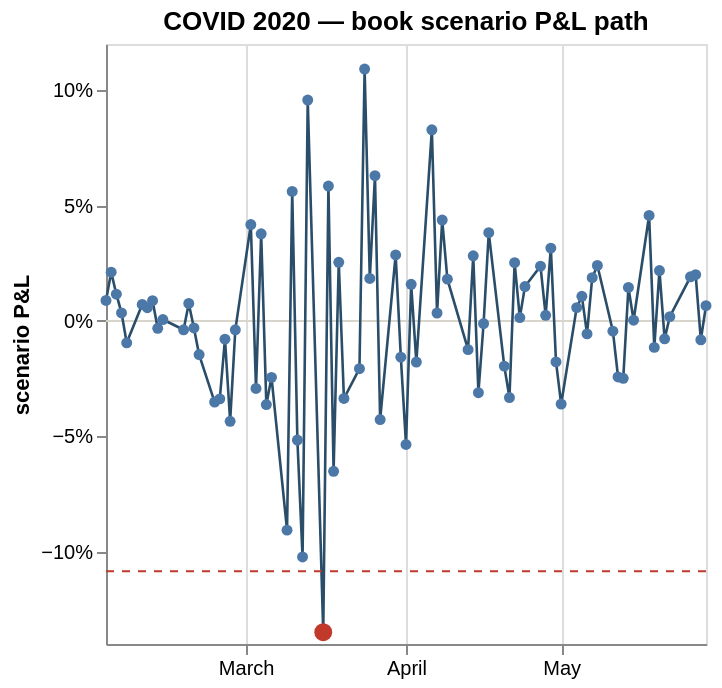

Write notebook code for a chart like this one.
### Code cell
# ── COVID 2020 · GRAPH 1 — book scenario P&L path (draws from `covid_path`) ────────────────
# The graph just references DataFrame 1: a P&L line + zero baseline + the red 99% VaR rule and the
# red worst-loss point (book-level markers, collapsed to one mark each with aggregate:min).
base     = alt.Chart(covid_path)
zero     = base.mark_rule(color="#d8d5cd").encode(y=alt.datum(0))
line     = base.mark_line(point=True, color="#2a4d69", strokeWidth=1.3).encode(
    x=alt.X("date:T", title=None),
    y=alt.Y("Scenario PnL at day:Q", axis=alt.Axis(format="%"), title="scenario P&L"),
    tooltip=[alt.Tooltip("date:T"),
             alt.Tooltip("Scenario PnL at day:Q", format=".2%", title="P&L")])
var_rule = base.mark_rule(color="#c0392b", strokeDash=[4, 4]).encode(
    y=alt.Y("min(Scenario VaR line at day):Q"))                      # one book VaR-99 rule
worst    = base.mark_point(color="#c0392b", size=80, filled=True).encode(
    x=alt.X("min(worst_date):T"), y=alt.Y("min(Scenario worst pnl at day):Q"),
    tooltip=[alt.Tooltip("min(worst_date):T", title="worst date"),
             alt.Tooltip("min(Scenario worst pnl at day):Q", format=".2%", title="worst P&L")])

(zero + line + var_rule + worst).properties(
    height=300, width="container", title="COVID 2020 — book scenario P&L path")

### Figure 1 — Vega-Lite specification as saved in the notebook (floating-point values rounded to 4 significant figures)
{"config": {"view": {"continuousWidth": 300, "continuousHeight": 300}}, "layer": [{"mark": {"type": "rule", "color": "#d8d5cd"}, "encoding": {"y": {"datum": 0}}}, {"mark": {"type": "line", "color": "#2a4d69", "point": true, "strokeWidth": 1.3}, "encoding": {"tooltip": [{"field": "date", "type": "temporal"}, {"field": "Scenario PnL at day", "format": ".2%", "title": "P&L", "type": "quantitative"}], "x": {"field": "date", "title": null, "type": "temporal"}, "y": {"axis": {"format": "%"}, "field": "Scenario PnL at day", "title": "scenario P&L", "type": "quantitative"}}}, {"mark": {"type": "rule", "color": "#c0392b", "strokeDash": [4, 4]}, "encoding": {"y": {"aggregate": "min", "field": "Scenario VaR line at day", "type": "quantitative"}}}, {"mark": {"type": "point", "color": "#c0392b", "filled": true, "size": 80}, "encoding": {"tooltip": [{"aggregate": "min", "field": "worst_date", "title": "worst date", "type": "temporal"}, {"aggregate": "min", "field": "Scenario worst pnl at day", "format": ".2%", "title": "worst P&L", "type": "quantitative"}], "x": {"aggregate": "min", "field": "worst_date", "type": "temporal"}, "y": {"aggregate": "min", "field": "Scenario worst pnl at day", "type": "quantitative"}}}], "data": {"name": "data-53e3055c2aaca1e8291c522c2a68776e"}, "height": 300, "title": "COVID 2020 — book scenario P&L path", "width": "container", "$schema": "https://vega.github.io/schema/vega-lite/v6.4.1.json", "datasets": {"data-53e3055c2aaca1e8291c522c2a68776e": [{"index": 0, "ScenarioDay": 0, "Scenario PnL at day": 0.008857, "Scenario date at day (epoch)": 18295, "Scenario VaR line at day": -0.1085, "Scenario worst pnl at day": -0.1349, "Scenario worst date at day (epoch)": 18337, "date": "2020-02-03T00:00:00", "worst_date": "2020-03-16T00:00:00"}, {"index": 1, "ScenarioDay": 1, "Scenario PnL at day": 0.02113, "Scenario date at day (epoch)": 18296, "Scenario VaR line at day": -0.1085, "Scenario worst pnl at day": -0.1349, "Scenario worst date at day (epoch)": 18337, "date": "2020-02-04T00:00:00", "worst_date": "2020-03-16T00:00:00"}, {"index": 2, "ScenarioDay": 2, "Scenario PnL at day": 0.01157, "Scenario date at day (epoch)": 18297, "Scenario VaR line at day": -0.1085, "Scenario worst pnl at day": -0.1349, "Scenario worst date at day (epoch)": 18337, "date": "2020-02-05T00:00:00", "worst_date": "2020-03-16T00:00:00"}, {"index": 3, "ScenarioDay": 3, "Scenario PnL at day": 0.003477, "Scenario date at day (epoch)": 18298, "Scenario VaR line at day": -0.1085, "Scenario worst pnl at day": -0.1349, "Scenario worst date at day (epoch)": 18337, "date": "2020-02-06T00:00:00", "worst_date": "2020-03-16T00:00:00"}, {"index": 4, "ScenarioDay": 4, "Scenario PnL at day": -0.00947, "Scenario date at day (epoch)": 18299, "Scenario VaR line at day": -0.1085, "Scenario worst pnl at day": -0.1349, "Scenario worst date at day (epoch)": 18337, "date": "2020-02-07T00:00:00", "worst_date": "2020-03-16T00:00:00"}, {"index": 5, "ScenarioDay": 5, "Scenario PnL at day": 0.00716, "Scenario date at day (epoch)": 18302, "Scenario VaR line at day": -0.1085, "Scenario worst pnl at day": -0.1349, "Scenario worst date at day (epoch)": 18337, "date": "2020-02-10T00:00:00", "worst_date": "2020-03-16T00:00:00"}, {"index": 6, "ScenarioDay": 6, "Scenario PnL at day": 0.005717, "Scenario date at day (epoch)": 18303, "Scenario VaR line at day": -0.1085, "Scenario worst pnl at day": -0.1349, "Scenario worst date at day (epoch)": 18337, "date": "2020-02-11T00:00:00", "worst_date": "2020-03-16T00:00:00"}, {"index": 7, "ScenarioDay": 7, "Scenario PnL at day": 0.008789, "Scenario date at day (epoch)": 18304, "Scenario VaR line at day": -0.1085, "Scenario worst pnl at day": -0.1349, "Scenario worst date at day (epoch)": 18337, "date": "2020-02-12T00:00:00", "worst_date": "2020-03-16T00:00:00"}, {"index": 8, "ScenarioDay": 8, "Scenario PnL at day": -0.003177, "Scenario date at day (epoch)": 18305, "Scenario VaR line at day": -0.1085, "Scenario worst pnl at day": -0.1349, "Scenario worst date at day (epoch)": 18337, "date": "2020-02-13T00:00:00", "worst_date": "2020-03-16T00:00:00"}, {"index": 9, "ScenarioDay": 9, "Scenario PnL at day": 0.0005997, "Scenario date at day (epoch)": 18306, "Scenario VaR line at day": -0.1085, "Scenario worst pnl at day": -0.1349, "Scenario worst date at day (epoch)": 18337, "date": "2020-02-14T00:00:00", "worst_date": "2020-03-16T00:00:00"}, {"index": 10, "ScenarioDay": 10, "Scenario PnL at day": -0.003835, "Scenario date at day (epoch)": 18310, "Scenario VaR line at day": -0.1085, "Scenario worst pnl at day": -0.1349, "Scenario worst date at day (epoch)": 18337, "date": "2020-02-18T00:00:00", "worst_date": "2020-03-16T00:00:00"}, {"index": 11, "ScenarioDay": 11, "Scenario PnL at day": 0.007578, "Scenario date at day (epoch)": 18311, "Scenario VaR line at day": -0.1085, "Scenario worst pnl at day": -0.1349, "Scenario worst date at day (epoch)": 18337, "date": "2020-02-19T00:00:00", "worst_date": "2020-03-16T00:00:00"}, {"index": 12, "ScenarioDay": 12, "Scenario PnL at day": -0.003034, "Scenario date at day (epoch)": 18312, "Scenario VaR line at day": -0.1085, "Scenario worst pnl at day": -0.1349, "Scenario worst date at day (epoch)": 18337, "date": "2020-02-20T00:00:00", "worst_date": "2020-03-16T00:00:00"}, {"index": 13, "ScenarioDay": 13, "Scenario PnL at day": -0.01457, "Scenario date at day (epoch)": 18313, "Scenario VaR line at day": -0.1085, "Scenario worst pnl at day": -0.1349, "Scenario worst date at day (epoch)": 18337, "date": "2020-02-21T00:00:00", "worst_date": "2020-03-16T00:00:00"}, {"index": 14, "ScenarioDay": 14, "Scenario PnL at day": -0.03517, "Scenario date at day (epoch)": 18316, "Scenario VaR line at day": -0.1085, "Scenario worst pnl at day": -0.1349, "Scenario worst date at day (epoch)": 18337, "date": "2020-02-24T00:00:00", "worst_date": "2020-03-16T00:00:00"}, {"index": 15, "ScenarioDay": 15, "Scenario PnL at day": -0.03377, "Scenario date at day (epoch)": 18317, "Scenario VaR line at day": -0.1085, "Scenario worst pnl at day": -0.1349, "Scenario worst date at day (epoch)": 18337, "date": "2020-02-25T00:00:00", "worst_date": "2020-03-16T00:00:00"}, {"index": 16, "ScenarioDay": 16, "Scenario PnL at day": -0.007902, "Scenario date at day (epoch)": 18318, "Scenario VaR line at day": -0.1085, "Scenario worst pnl at day": -0.1349, "Scenario worst date at day (epoch)": 18337, "date": "2020-02-26T00:00:00", "worst_date": "2020-03-16T00:00:00"}, {"index": 17, "ScenarioDay": 17, "Scenario PnL at day": -0.04349, "Scenario date at day (epoch)": 18319, "Scenario VaR line at day": -0.1085, "Scenario worst pnl at day": -0.1349, "Scenario worst date at day (epoch)": 18337, "date": "2020-02-27T00:00:00", "worst_date": "2020-03-16T00:00:00"}, {"index": 18, "ScenarioDay": 18, "Scenario PnL at day": -0.003831, "Scenario date at day (epoch)": 18320, "Scenario VaR line at day": -0.1085, "Scenario worst pnl at day": -0.1349, "Scenario worst date at day (epoch)": 18337, "date": "2020-02-28T00:00:00", "worst_date": "2020-03-16T00:00:00"}, {"index": 19, "ScenarioDay": 19, "Scenario PnL at day": 0.04176, "Scenario date at day (epoch)": 18323, "Scenario VaR line at day": -0.1085, "Scenario worst pnl at day": -0.1349, "Scenario worst date at day (epoch)": 18337, "date": "2020-03-02T00:00:00", "worst_date": "2020-03-16T00:00:00"}, {"index": 20, "ScenarioDay": 20, "Scenario PnL at day": -0.02928, "Scenario date at day (epoch)": 18324, "Scenario VaR line at day": -0.1085, "Scenario worst pnl at day": -0.1349, "Scenario worst date at day (epoch)": 18337, "date": "2020-03-03T00:00:00", "worst_date": "2020-03-16T00:00:00"}, {"index": 21, "ScenarioDay": 21, "Scenario PnL at day": 0.03776, "Scenario date at day (epoch)": 18325, "Scenario VaR line at day": -0.1085, "Scenario worst pnl at day": -0.1349, "Scenario worst date at day (epoch)": 18337, "date": "2020-03-04T00:00:00", "worst_date": "2020-03-16T00:00:00"}, {"index": 22, "ScenarioDay": 22, "Scenario PnL at day": -0.03623, "Scenario date at day (epoch)": 18326, "Scenario VaR line at day": -0.1085, "Scenario worst pnl at day": -0.1349, "Scenario worst date at day (epoch)": 18337, "date": "2020-03-05T00:00:00", "worst_date": "2020-03-16T00:00:00"}, {"index": 23, "ScenarioDay": 23, "Scenario PnL at day": -0.02446, "Scenario date at day (epoch)": 18327, "Scenario VaR line at day": -0.1085, "Scenario worst pnl at day": -0.1349, "Scenario worst date at day (epoch)": 18337, "date": "2020-03-06T00:00:00", "worst_date": "2020-03-16T00:00:00"}, {"index": 24, "ScenarioDay": 24, "Scenario PnL at day": -0.09065, "Scenario date at day (epoch)": 18330, "Scenario VaR line at day": -0.1085, "Scenario worst pnl at day": -0.1349, "Scenario worst date at day (epoch)": 18337, "date": "2020-03-09T00:00:00", "worst_date": "2020-03-16T00:00:00"}, {"index": 25, "ScenarioDay": 25, "Scenario PnL at day": 0.05613, "Scenario date at day (epoch)": 18331, "Scenario VaR line at day": -0.1085, "Scenario worst pnl at day": -0.1349, "Scenario worst date at day (epoch)": 18337, "date": "2020-03-10T00:00:00", "worst_date": "2020-03-16T00:00:00"}, {"index": 26, "ScenarioDay": 26, "Scenario PnL at day": -0.05161, "Scenario date at day (epoch)": 18332, "Scenario VaR line at day": -0.1085, "Scenario worst pnl at day": -0.1349, "Scenario worst date at day (epoch)": 18337, "date": "2020-03-11T00:00:00", "worst_date": "2020-03-16T00:00:00"}, {"index": 27, "ScenarioDay": 27, "Scenario PnL at day": -0.1023, "Scenario date at day (epoch)": 18333, "Scenario VaR line at day": -0.1085, "Scenario worst pnl at day": -0.1349, "Scenario worst date at day (epoch)": 18337, "date": "2020-03-12T00:00:00", "worst_date": "2020-03-16T00:00:00"}, {"index": 28, "ScenarioDay": 28, "Scenario PnL at day": 0.09571, "Scenario date at day (epoch)": 18334, "Scenario VaR line at day": -0.1085, "Scenario worst pnl at day": -0.1349, "Scenario worst date at day (epoch)": 18337, "date": "2020-03-13T00:00:00", "worst_date": "2020-03-16T00:00:00"}, {"index": 29, "ScenarioDay": 29, "Scenario PnL at day": -0.1349, "Scenario date at day (epoch)": 18337, "Scenario VaR line at day": -0.1085, "Scenario worst pnl at day": -0.1349, "Scenario worst date at day (epoch)": 18337, "date": "2020-03-16T00:00:00", "worst_date": "2020-03-16T00:00:00"}, {"index": 30, "ScenarioDay": 30, "Scenario PnL at day": 0.05844, "Scenario date at day (epoch)": 18338, "Scenario VaR line at day": -0.1085, "Scenario worst pnl at day": -0.1349, "Scenario worst date at day (epoch)": 18337, "date": "2020-03-17T00:00:00", "worst_date": "2020-03-16T00:00:00"}, {"index": 31, "ScenarioDay": 31, "Scenario PnL at day": -0.06517, "Scenario date at day (epoch)": 18339, "Scenario VaR line at day": -0.1085, "Scenario worst pnl at day": -0.1349, "Scenario worst date at day (epoch)": 18337, "date": "2020-03-18T00:00:00", "worst_date": "2020-03-16T00:00:00"}, {"index": 32, "ScenarioDay": 32, "Scenario PnL at day": 0.02542, "Scenario date at day (epoch)": 18340, "Scenario VaR line at day": -0.1085, "Scenario worst pnl at day": -0.1349, "Scenario worst date at day (epoch)": 18337, "date": "2020-03-19T00:00:00", "worst_date": "2020-03-16T00:00:00"}, {"index": 33, "ScenarioDay": 33, "Scenario PnL at day": -0.03361, "Scenario date at day (epoch)": 18341, "Scenario VaR line at day": -0.1085, "Scenario worst pnl at day": -0.1349, "Scenario worst date at day (epoch)": 18337, "date": "2020-03-20T00:00:00", "worst_date": "2020-03-16T00:00:00"}, {"index": 34, "ScenarioDay": 34, "Scenario PnL at day": -0.0207, "Scenario date at day (epoch)": 18344, "Scenario VaR line at day": -0.1085, "Scenario worst pnl at day": -0.1349, "Scenario worst date at day (epoch)": 18337, "date": "2020-03-23T00:00:00", "worst_date": "2020-03-16T00:00:00"}, {"index": 35, "ScenarioDay": 35, "Scenario PnL at day": 0.1092, "Scenario date at day (epoch)": 18345, "Scenario VaR line at day": -0.1085, "Scenario worst pnl at day": -0.1349, "Scenario worst date at day (epoch)": 18337, "date": "2020-03-24T00:00:00", "worst_date": "2020-03-16T00:00:00"}, {"index": 36, "ScenarioDay": 36, "Scenario PnL at day": 0.01841, "Scenario date at day (epoch)": 18346, "Scenario VaR line at day": -0.1085, "Scenario worst pnl at day": -0.1349, "Scenario worst date at day (epoch)": 18337, "date": "2020-03-25T00:00:00", "worst_date": "2020-03-16T00:00:00"}, {"index": 37, "ScenarioDay": 37, "Scenario PnL at day": 0.06293, "Scenario date at day (epoch)": 18347, "Scenario VaR line at day": -0.1085, "Scenario worst pnl at day": -0.1349, "Scenario worst date at day (epoch)": 18337, "date": "2020-03-26T00:00:00", "worst_date": "2020-03-16T00:00:00"}, {"index": 38, "ScenarioDay": 38, "Scenario PnL at day": -0.04275, "Scenario date at day (epoch)": 18348, "Scenario VaR line at day": -0.1085, "Scenario worst pnl at day": -0.1349, "Scenario worst date at day (epoch)": 18337, "date": "2020-03-27T00:00:00", "worst_date": "2020-03-16T00:00:00"}, {"index": 39, "ScenarioDay": 39, "Scenario PnL at day": 0.02859, "Scenario date at day (epoch)": 18351, "Scenario VaR line at day": -0.1085, "Scenario worst pnl at day": -0.1349, "Scenario worst date at day (epoch)": 18337, "date": "2020-03-30T00:00:00", "worst_date": "2020-03-16T00:00:00"}, {"index": 40, "ScenarioDay": 40, "Scenario PnL at day": -0.01572, "Scenario date at day (epoch)": 18352, "Scenario VaR line at day": -0.1085, "Scenario worst pnl at day": -0.1349, "Scenario worst date at day (epoch)": 18337, "date": "2020-03-31T00:00:00", "worst_date": "2020-03-16T00:00:00"}, {"index": 41, "ScenarioDay": 41, "Scenario PnL at day": -0.05355, "Scenario date at day (epoch)": 18353, "Scenario VaR line at day": -0.1085, "Scenario worst pnl at day": -0.1349, "Scenario worst date at day (epoch)": 18337, "date": "2020-04-01T00:00:00", "worst_date": "2020-03-16T00:00:00"}, {"index": 42, "ScenarioDay": 42, "Scenario PnL at day": 0.01588, "Scenario date at day (epoch)": 18354, "Scenario VaR line at day": -0.1085, "Scenario worst pnl at day": -0.1349, "Scenario worst date at day (epoch)": 18337, "date": "2020-04-02T00:00:00", "worst_date": "2020-03-16T00:00:00"}, {"index": 43, "ScenarioDay": 43, "Scenario PnL at day": -0.01783, "Scenario date at day (epoch)": 18355, "Scenario VaR line at day": -0.1085, "Scenario worst pnl at day": -0.1349, "Scenario worst date at day (epoch)": 18337, "date": "2020-04-03T00:00:00", "worst_date": "2020-03-16T00:00:00"}, {"index": 44, "ScenarioDay": 44, "Scenario PnL at day": 0.08281, "Scenario date at day (epoch)": 18358, "Scenario VaR line at day": -0.1085, "Scenario worst pnl at day": -0.1349, "Scenario worst date at day (epoch)": 18337, "date": "2020-04-06T00:00:00", "worst_date": "2020-03-16T00:00:00"}, {"index": 45, "ScenarioDay": 45, "Scenario PnL at day": 0.003406, "Scenario date at day (epoch)": 18359, "Scenario VaR line at day": -0.1085, "Scenario worst pnl at day": -0.1349, "Scenario worst date at day (epoch)": 18337, "date": "2020-04-07T00:00:00", "worst_date": "2020-03-16T00:00:00"}, {"index": 46, "ScenarioDay": 46, "Scenario PnL at day": 0.04371, "Scenario date at day (epoch)": 18360, "Scenario VaR line at day": -0.1085, "Scenario worst pnl at day": -0.1349, "Scenario worst date at day (epoch)": 18337, "date": "2020-04-08T00:00:00", "worst_date": "2020-03-16T00:00:00"}, {"index": 47, "ScenarioDay": 47, "Scenario PnL at day": 0.01811, "Scenario date at day (epoch)": 18361, "Scenario VaR line at day": -0.1085, "Scenario worst pnl at day": -0.1349, "Scenario worst date at day (epoch)": 18337, "date": "2020-04-09T00:00:00", "worst_date": "2020-03-16T00:00:00"}, {"index": 48, "ScenarioDay": 48, "Scenario PnL at day": -0.01244, "Scenario date at day (epoch)": 18365, "Scenario VaR line at day": -0.1085, "Scenario worst pnl at day": -0.1349, "Scenario worst date at day (epoch)": 18337, "date": "2020-04-13T00:00:00", "worst_date": "2020-03-16T00:00:00"}, {"index": 49, "ScenarioDay": 49, "Scenario PnL at day": 0.02821, "Scenario date at day (epoch)": 18366, "Scenario VaR line at day": -0.1085, "Scenario worst pnl at day": -0.1349, "Scenario worst date at day (epoch)": 18337, "date": "2020-04-14T00:00:00", "worst_date": "2020-03-16T00:00:00"}, {"index": 50, "ScenarioDay": 50, "Scenario PnL at day": -0.0311, "Scenario date at day (epoch)": 18367, "Scenario VaR line at day": -0.1085, "Scenario worst pnl at day": -0.1349, "Scenario worst date at day (epoch)": 18337, "date": "2020-04-15T00:00:00", "worst_date": "2020-03-16T00:00:00"}, {"index": 51, "ScenarioDay": 51, "Scenario PnL at day": -0.001119, "Scenario date at day (epoch)": 18368, "Scenario VaR line at day": -0.1085, "Scenario worst pnl at day": -0.1349, "Scenario worst date at day (epoch)": 18337, "date": "2020-04-16T00:00:00", "worst_date": "2020-03-16T00:00:00"}, {"index": 52, "ScenarioDay": 52, "Scenario PnL at day": 0.03825, "Scenario date at day (epoch)": 18369, "Scenario VaR line at day": -0.1085, "Scenario worst pnl at day": -0.1349, "Scenario worst date at day (epoch)": 18337, "date": "2020-04-17T00:00:00", "worst_date": "2020-03-16T00:00:00"}, {"index": 53, "ScenarioDay": 53, "Scenario PnL at day": -0.01958, "Scenario date at day (epoch)": 18372, "Scenario VaR line at day": -0.1085, "Scenario worst pnl at day": -0.1349, "Scenario worst date at day (epoch)": 18337, "date": "2020-04-20T00:00:00", "worst_date": "2020-03-16T00:00:00"}, {"index": 54, "ScenarioDay": 54, "Scenario PnL at day": -0.03321, "Scenario date at day (epoch)": 18373, "Scenario VaR line at day": -0.1085, "Scenario worst pnl at day": -0.1349, "Scenario worst date at day (epoch)": 18337, "date": "2020-04-21T00:00:00", "worst_date": "2020-03-16T00:00:00"}, {"index": 55, "ScenarioDay": 55, "Scenario PnL at day": 0.02525, "Scenario date at day (epoch)": 18374, "Scenario VaR line at day": -0.1085, "Scenario worst pnl at day": -0.1349, "Scenario worst date at day (epoch)": 18337, "date": "2020-04-22T00:00:00", "worst_date": "2020-03-16T00:00:00"}, {"index": 56, "ScenarioDay": 56, "Scenario PnL at day": 0.001445, "Scenario date at day (epoch)": 18375, "Scenario VaR line at day": -0.1085, "Scenario worst pnl at day": -0.1349, "Scenario worst date at day (epoch)": 18337, "date": "2020-04-23T00:00:00", "worst_date": "2020-03-16T00:00:00"}, {"index": 57, "ScenarioDay": 57, "Scenario PnL at day": 0.01491, "Scenario date at day (epoch)": 18376, "Scenario VaR line at day": -0.1085, "Scenario worst pnl at day": -0.1349, "Scenario worst date at day (epoch)": 18337, "date": "2020-04-24T00:00:00", "worst_date": "2020-03-16T00:00:00"}, {"index": 58, "ScenarioDay": 58, "Scenario PnL at day": 0.02371, "Scenario date at day (epoch)": 18379, "Scenario VaR line at day": -0.1085, "Scenario worst pnl at day": -0.1349, "Scenario worst date at day (epoch)": 18337, "date": "2020-04-27T00:00:00", "worst_date": "2020-03-16T00:00:00"}, {"index": 59, "ScenarioDay": 59, "Scenario PnL at day": 0.002442, "Scenario date at day (epoch)": 18380, "Scenario VaR line at day": -0.1085, "Scenario worst pnl at day": -0.1349, "Scenario worst date at day (epoch)": 18337, "date": "2020-04-28T00:00:00", "worst_date": "2020-03-16T00:00:00"}, {"index": 60, "ScenarioDay": 60, "Scenario PnL at day": 0.03155, "Scenario date at day (epoch)": 18381, "Scenario VaR line at day": -0.1085, "Scenario worst pnl at day": -0.1349, "Scenario worst date at day (epoch)": 18337, "date": "2020-04-29T00:00:00", "worst_date": "2020-03-16T00:00:00"}, {"index": 61, "ScenarioDay": 61, "Scenario PnL at day": -0.01775, "Scenario date at day (epoch)": 18382, "Scenario VaR line at day": -0.1085, "Scenario worst pnl at day": -0.1349, "Scenario worst date at day (epoch)": 18337, "date": "2020-04-30T00:00:00", "worst_date": "2020-03-16T00:00:00"}, {"index": 62, "ScenarioDay": 62, "Scenario PnL at day": -0.03602, "Scenario date at day (epoch)": 18383, "Scenario VaR line at day": -0.1085, "Scenario worst pnl at day": -0.1349, "Scenario worst date at day (epoch)": 18337, "date": "2020-05-01T00:00:00", "worst_date": "2020-03-16T00:00:00"}, {"index": 63, "ScenarioDay": 63, "Scenario PnL at day": 0.005764, "Scenario date at day (epoch)": 18386, "Scenario VaR line at day": -0.1085, "Scenario worst pnl at day": -0.1349, "Scenario worst date at day (epoch)": 18337, "date": "2020-05-04T00:00:00", "worst_date": "2020-03-16T00:00:00"}, {"index": 64, "ScenarioDay": 64, "Scenario PnL at day": 0.01068, "Scenario date at day (epoch)": 18387, "Scenario VaR line at day": -0.1085, "Scenario worst pnl at day": -0.1349, "Scenario worst date at day (epoch)": 18337, "date": "2020-05-05T00:00:00", "worst_date": "2020-03-16T00:00:00"}, {"index": 65, "ScenarioDay": 65, "Scenario PnL at day": -0.005617, "Scenario date at day (epoch)": 18388, "Scenario VaR line at day": -0.1085, "Scenario worst pnl at day": -0.1349, "Scenario worst date at day (epoch)": 18337, "date": "2020-05-06T00:00:00", "worst_date": "2020-03-16T00:00:00"}, {"index": 66, "ScenarioDay": 66, "Scenario PnL at day": 0.01872, "Scenario date at day (epoch)": 18389, "Scenario VaR line at day": -0.1085, "Scenario worst pnl at day": -0.1349, "Scenario worst date at day (epoch)": 18337, "date": "2020-05-07T00:00:00", "worst_date": "2020-03-16T00:00:00"}, {"index": 67, "ScenarioDay": 67, "Scenario PnL at day": 0.02407, "Scenario date at day (epoch)": 18390, "Scenario VaR line at day": -0.1085, "Scenario worst pnl at day": -0.1349, "Scenario worst date at day (epoch)": 18337, "date": "2020-05-08T00:00:00", "worst_date": "2020-03-16T00:00:00"}, {"index": 68, "ScenarioDay": 68, "Scenario PnL at day": -0.004449, "Scenario date at day (epoch)": 18393, "Scenario VaR line at day": -0.1085, "Scenario worst pnl at day": -0.1349, "Scenario worst date at day (epoch)": 18337, "date": "2020-05-11T00:00:00", "worst_date": "2020-03-16T00:00:00"}, {"index": 69, "ScenarioDay": 69, "Scenario PnL at day": -0.0243, "Scenario date at day (epoch)": 18394, "Scenario VaR line at day": -0.1085, "Scenario worst pnl at day": -0.1349, "Scenario worst date at day (epoch)": 18337, "date": "2020-05-12T00:00:00", "worst_date": "2020-03-16T00:00:00"}, {"index": 70, "ScenarioDay": 70, "Scenario PnL at day": -0.02486, "Scenario date at day (epoch)": 18395, "Scenario VaR line at day": -0.1085, "Scenario worst pnl at day": -0.1349, "Scenario worst date at day (epoch)": 18337, "date": "2020-05-13T00:00:00", "worst_date": "2020-03-16T00:00:00"}, {"index": 71, "ScenarioDay": 71, "Scenario PnL at day": 0.0145, "Scenario date at day (epoch)": 18396, "Scenario VaR line at day": -0.1085, "Scenario worst pnl at day": -0.1349, "Scenario worst date at day (epoch)": 18337, "date": "2020-05-14T00:00:00", "worst_date": "2020-03-16T00:00:00"}, {"index": 72, "ScenarioDay": 72, "Scenario PnL at day": 0.0003128, "Scenario date at day (epoch)": 18397, "Scenario VaR line at day": -0.1085, "Scenario worst pnl at day": -0.1349, "Scenario worst date at day (epoch)": 18337, "date": "2020-05-15T00:00:00", "worst_date": "2020-03-16T00:00:00"}, {"index": 73, "ScenarioDay": 73, "Scenario PnL at day": 0.04569, "Scenario date at day (epoch)": 18400, "Scenario VaR line at day": -0.1085, "Scenario worst pnl at day": -0.1349, "Scenario worst date at day (epoch)": 18337, "date": "2020-05-18T00:00:00", "worst_date": "2020-03-16T00:00:00"}, {"index": 74, "ScenarioDay": 74, "Scenario PnL at day": -0.01147, "Scenario date at day (epoch)": 18401, "Scenario VaR line at day": -0.1085, "Scenario worst pnl at day": -0.1349, "Scenario worst date at day (epoch)": 18337, "date": "2020-05-19T00:00:00", "worst_date": "2020-03-16T00:00:00"}, {"index": 75, "ScenarioDay": 75, "Scenario PnL at day": 0.02181, "Scenario date at day (epoch)": 18402, "Scenario VaR line at day": -0.1085, "Scenario worst pnl at day": -0.1349, "Scenario worst date at day (epoch)": 18337, "date": "2020-05-20T00:00:00", "worst_date": "2020-03-16T00:00:00"}, {"index": 76, "ScenarioDay": 76, "Scenario PnL at day": -0.007768, "Scenario date at day (epoch)": 18403, "Scenario VaR line at day": -0.1085, "Scenario worst pnl at day": -0.1349, "Scenario worst date at day (epoch)": 18337, "date": "2020-05-21T00:00:00", "worst_date": "2020-03-16T00:00:00"}, {"index": 77, "ScenarioDay": 77, "Scenario PnL at day": 0.001869, "Scenario date at day (epoch)": 18404, "Scenario VaR line at day": -0.1085, "Scenario worst pnl at day": -0.1349, "Scenario worst date at day (epoch)": 18337, "date": "2020-05-22T00:00:00", "worst_date": "2020-03-16T00:00:00"}, {"index": 78, "ScenarioDay": 78, "Scenario PnL at day": 0.01911, "Scenario date at day (epoch)": 18408, "Scenario VaR line at day": -0.1085, "Scenario worst pnl at day": -0.1349, "Scenario worst date at day (epoch)": 18337, "date": "2020-05-26T00:00:00", "worst_date": "2020-03-16T00:00:00"}, {"index": 79, "ScenarioDay": 79, "Scenario PnL at day": 0.02005, "Scenario date at day (epoch)": 18409, "Scenario VaR line at day": -0.1085, "Scenario worst pnl at day": -0.1349, "Scenario worst date at day (epoch)": 18337, "date": "2020-05-27T00:00:00", "worst_date": "2020-03-16T00:00:00"}, {"index": 80, "ScenarioDay": 80, "Scenario PnL at day": -0.008181, "Scenario date at day (epoch)": 18410, "Scenario VaR line at day": -0.1085, "Scenario worst pnl at day": -0.1349, "Scenario worst date at day (epoch)": 18337, "date": "2020-05-28T00:00:00", "worst_date": "2020-03-16T00:00:00"}, {"index": 81, "ScenarioDay": 81, "Scenario PnL at day": 0.006577, "Scenario date at day (epoch)": 18411, "Scenario VaR line at day": -0.1085, "Scenario worst pnl at day": -0.1349, "Scenario worst date at day (epoch)": 18337, "date": "2020-05-29T00:00:00", "worst_date": "2020-03-16T00:00:00"}]}}
